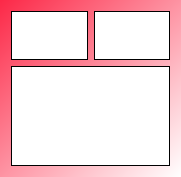
<?xml version="1.0" encoding="UTF-8"?>
<ui version="4.0">
 <class>Form</class>
 <widget class="QWidget" name="Form">
  <property name="geometry">
   <rect>
    <x>0</x>
    <y>0</y>
    <width>181</width>
    <height>177</height>
   </rect>
  </property>
  <property name="windowTitle">
   <string>Exercise</string>
  </property>
  <property name="styleSheet">
   <string notr="true">background: qlineargradient(spread:pad, x1:0, y1:0, x2:1, y2:1, stop:0 rgba(252, 40, 71, 255), stop:1 rgba(255, 255, 255, 255));
font: 8pt &quot;Verdana&quot;;
</string>
  </property>
  <layout class="QGridLayout" name="gridLayout">
   <item row="0" column="0">
    <widget class="QLabel" name="title">
     <property name="styleSheet">
      <string notr="true">background: white;</string>
     </property>
     <property name="frameShape">
      <enum>QFrame::Box</enum>
     </property>
     <property name="text">
      <string/>
     </property>
     <property name="alignment">
      <set>Qt::AlignCenter</set>
     </property>
    </widget>
   </item>
   <item row="0" column="1">
    <widget class="QLabel" name="repeats">
     <property name="styleSheet">
      <string notr="true">background: white;</string>
     </property>
     <property name="frameShape">
      <enum>QFrame::Box</enum>
     </property>
     <property name="text">
      <string/>
     </property>
    </widget>
   </item>
   <item row="1" column="0" colspan="2">
    <widget class="QLabel" name="image">
     <property name="minimumSize">
      <size>
       <width>50</width>
       <height>100</height>
      </size>
     </property>
     <property name="styleSheet">
      <string notr="true">background: white;</string>
     </property>
     <property name="frameShape">
      <enum>QFrame::Box</enum>
     </property>
     <property name="text">
      <string/>
     </property>
    </widget>
   </item>
  </layout>
 </widget>
 <resources/>
 <connections/>
</ui>
